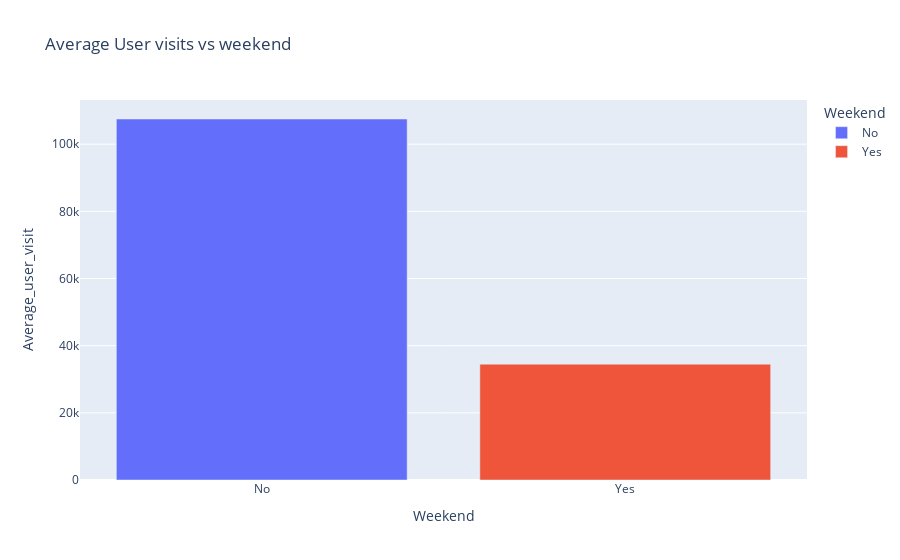

The notebook cell saved with this chart:
### Markdown cell above
## Average_user_visits vs Weekend

### Code cell
groupped = df.groupby(by='Weekend',as_index=False).sum()
fig = px.bar(groupped,x='Weekend' ,y='Average_user_visit',orientation='v',color='Weekend',title="Average User visits vs weekend")
fig.show()

### Figure 1 — Plotly figure (JSON) as saved in the notebook; plotly's stock layout.template omitted (floating-point values rounded to 4 significant figures)
{"data": [{"alignmentgroup": "True", "hovertemplate": "Weekend=%{x}<br>Average_user_visit=%{y}<extra></extra>", "legendgroup": "No", "marker": {"color": "#636efa"}, "name": "No", "offsetgroup": "No", "orientation": "v", "showlegend": true, "textposition": "auto", "type": "bar", "x": ["No"], "xaxis": "x", "y": [107500.0], "yaxis": "y"}, {"alignmentgroup": "True", "hovertemplate": "Weekend=%{x}<br>Average_user_visit=%{y}<extra></extra>", "legendgroup": "Yes", "marker": {"color": "#EF553B"}, "name": "Yes", "offsetgroup": "Yes", "orientation": "v", "showlegend": true, "textposition": "auto", "type": "bar", "x": ["Yes"], "xaxis": "x", "y": [34500.0], "yaxis": "y"}], "layout": {"barmode": "relative", "legend": {"title": {"text": "Weekend"}, "tracegroupgap": 0}, "title": {"text": "Average User visits vs weekend"}, "xaxis": {"anchor": "y", "categoryarray": ["No", "Yes"], "categoryorder": "array", "domain": [0, 1], "title": {"text": "Weekend"}}, "yaxis": {"anchor": "x", "domain": [0, 1], "title": {"text": "Average_user_visit"}}}}
